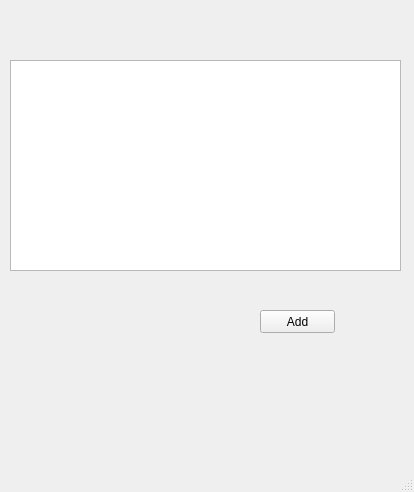
<?xml version="1.0" encoding="UTF-8"?>
<ui version="4.0">
 <class>MainWindow</class>
 <widget class="QMainWindow" name="MainWindow">
  <property name="geometry">
   <rect>
    <x>0</x>
    <y>0</y>
    <width>414</width>
    <height>492</height>
   </rect>
  </property>
  <property name="windowTitle">
   <string>MainWindow</string>
  </property>
  <widget class="QWidget" name="centralwidget">
   <widget class="QTableWidget" name="tableWidget">
    <property name="geometry">
     <rect>
      <x>10</x>
      <y>60</y>
      <width>391</width>
      <height>211</height>
     </rect>
    </property>
   </widget>
   <widget class="QPushButton" name="pushButton_2">
    <property name="geometry">
     <rect>
      <x>260</x>
      <y>310</y>
      <width>75</width>
      <height>23</height>
     </rect>
    </property>
    <property name="text">
     <string>Add</string>
    </property>
   </widget>
  </widget>
  <widget class="QMenuBar" name="menubar">
   <property name="geometry">
    <rect>
     <x>0</x>
     <y>0</y>
     <width>414</width>
     <height>21</height>
    </rect>
   </property>
  </widget>
  <widget class="QStatusBar" name="statusbar"/>
 </widget>
 <resources/>
 <connections/>
</ui>
